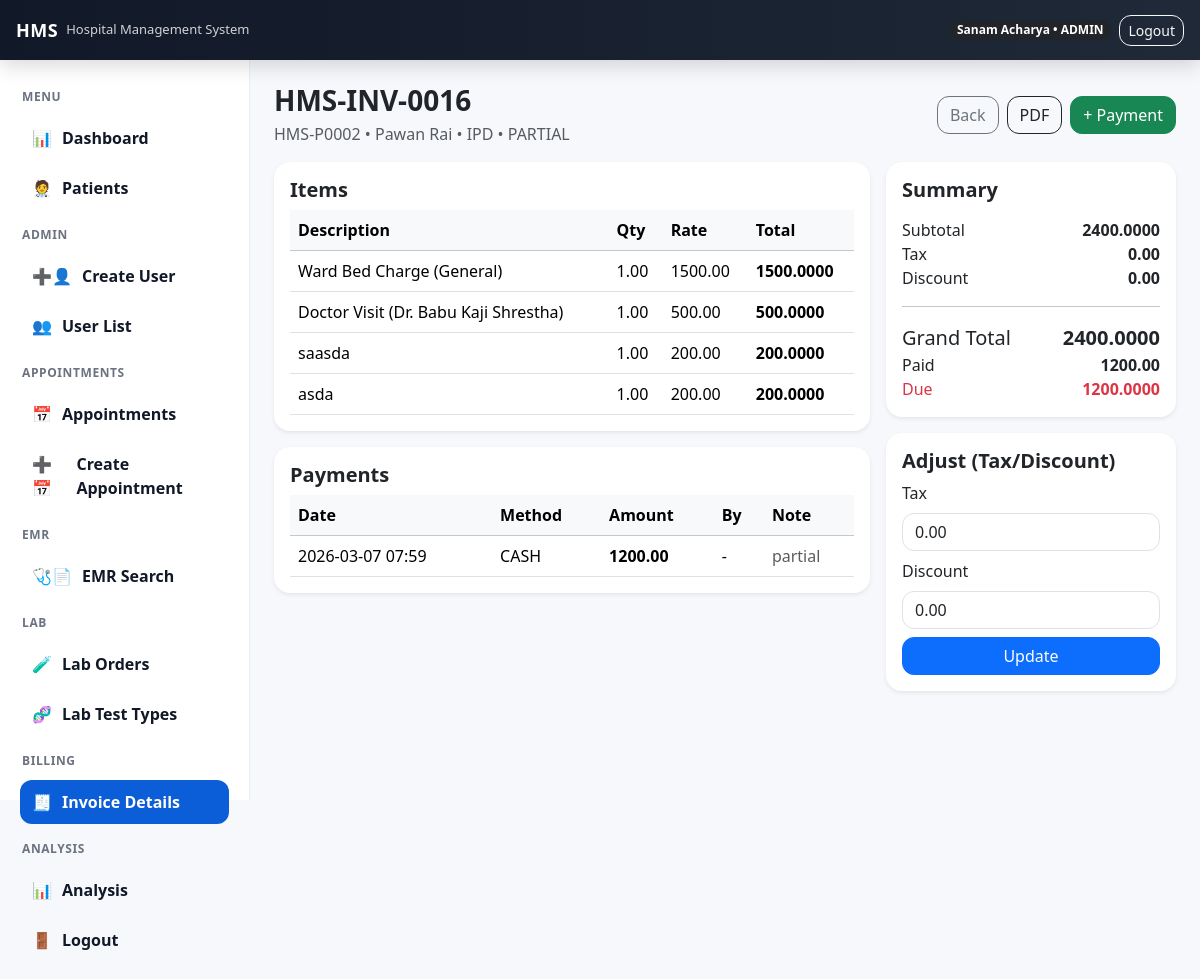
/billing/invoices/16/ (signed in), run on the app's committed database.
### accounts/models.py (models this page shows, shortened)
class User(AbstractUser):
    class Role(models.TextChoices):
        ADMIN = 'ADMIN', 'Admin'
        DOCTOR = 'DOCTOR', 'Doctor'
        NURSE = 'NURSE', 'Nurse'
        RECEPTION = 'RECEPTION', 'Reception'
        LAB = 'LAB', 'Lab'
        PHARMACY = 'PHARMACY', 'Pharmacy'
        HR = 'HR', 'HR'
        CASHIER = "CASHIER", "Cashier"
        ACCOUNTANT = "ACCOUNTANT", "Accountant"
    full_name = models.CharField(max_length=150)
    phone_number = models.CharField(max_length=20, blank=True)
    email = models.EmailField(unique=True)
    role = models.CharField(max_length=20, choices=Role.choices, default=Role.RECEPTION)
    department = models.ForeignKey(
        Department, on_delete=models.SET_NULL, null=True, blank=True
    )
    specialization = models.ForeignKey(
        "Specialization",
        on_delete=models.SET_NULL,
        null=True,
        blank=True,
        related_name="doctors"
    )

class BillingInvoice(models.Model):
    class PatientType(models.TextChoices):
        OPD = "OPD", "Opd"
        IPD = "IPD", "Ipd"
    class Status(models.TextChoices):
        DRAFT = "DRAFT", "Draft"
        PARTIAL = "PARTIAL", "Partial"
        PAID = "PAID", "Paid"
        CANCELLED = "CANCELLED", "Cancelled"
    invoice_no = models.CharField(max_length=30, unique=True, blank=True, null=True)
    patient = models.ForeignKey("Patient", on_delete=models.CASCADE, related_name="invoices")
    patient_type = models.CharField(max_length=10, choices=PatientType.choices, default=PatientType.OPD)
    appointment = models.ForeignKey("Appointment", on_delete=models.SET_NULL, null=True, blank=True, related_name="invoices")
    lab_order = models.ForeignKey("LabOrder", on_delete=models.SET_NULL, null=True, blank=True, related_name="invoices")
    admission = models.ForeignKey("Admission", on_delete=models.SET_NULL, null=True, blank=True, related_name="invoices")
    status = models.CharField(max_length=15, choices=Status.choices, default=Status.DRAFT)
    discount = models.DecimalField(max_digits=10, decimal_places=2, default=0)
    tax = models.DecimalField(max_digits=10, decimal_places=2, default=0)
    created_by = models.ForeignKey(settings.AUTH_USER_MODEL, on_delete=models.SET_NULL, null=True, related_name="created_invoices")
    created_at = models.DateTimeField(auto_now_add=True)
    @property
    def subtotal(self):
        return sum((i.line_total for i in self.items.all()), Decimal("0"))
    @property
    def grand_total(self):
        total = self.subtotal + (self.tax or 0) - (self.discount or 0)
        return total if total > 0 else Decimal("0")
    @property
    def paid_amount(self):
        return sum((p.amount for p in self.payments.all()), Decimal("0"))
    @property
    def due_amount(self):
        due = self.grand_total - self.paid_amount
        return due if due > 0 else Decimal("0")

class Patient(models.Model):
    patient_id = models.CharField(max_length=20, unique=True, editable=False)
    full_name = models.CharField(max_length=150)
    phone_number = models.CharField(max_length=20, blank=True)
    email = models.EmailField(blank=True, null=True)
    address = models.CharField(max_length=255, blank=True)
    gender = models.CharField(max_length=10, choices=[("MALE", "Male"), ("FEMALE", "Female"), ("OTHER", "Other")], blank=True)
    dob = models.DateField(blank=True, null=True)
    created_at = models.DateTimeField(auto_now_add=True)
    assigned_doctor = models.ForeignKey(
        settings.AUTH_USER_MODEL,
        on_delete=models.SET_NULL,
        null=True,
        blank=True,
        related_name="assigned_patients",
        limit_choices_to={"role": "DOCTOR"}
    )

class BillingInvoiceItem(models.Model):
    invoice = models.ForeignKey(BillingInvoice, on_delete=models.CASCADE, related_name="items")
    description = models.CharField(max_length=200)
    qty = models.DecimalField(max_digits=10, decimal_places=2, default=1)
    unit_price = models.DecimalField(max_digits=10, decimal_places=2, default=0)
    lab_test_type = models.ForeignKey("LabTestType", on_delete=models.SET_NULL, null=True, blank=True)
    ward = models.ForeignKey("Ward", on_delete=models.SET_NULL, null=True, blank=True)
    bed = models.ForeignKey("Bed", on_delete=models.SET_NULL, null=True, blank=True)
    @property
    def line_total(self):
        return(self.qty or 0) * (self.unit_price or 0)

class BillingPayment(models.Model):
    class Method(models.TextChoices):
        CASH = "CASH", "Cash"
        CARD = "CARD", "Card"
        ESEWA = "ESEWA", "Esewa"
        KHALTI = "KHALTI", "Khalti"
        BANK = "BANK", "Bank Transfer"
    invoice = models.ForeignKey(BillingInvoice, on_delete=models.CASCADE, related_name="payments")
    amount = models.DecimalField(max_digits=10, decimal_places=2)
    method = models.CharField(max_length=10, choices=Method.choices, default=Method.CASH)
    received_by = models.ForeignKey(settings.AUTH_USER_MODEL, on_delete=models.SET_NULL, null=True, related_name="received_payments")
    received_at = models.DateTimeField(auto_now_add=True)
    note = models.CharField(max_length=200, blank=True, default="")

### accounts/views.py (the view, shortened to what this page needs)
# urls.py: path("billing/invoices/<int:invoice_id>/", invoice_detail_view, name="invoice_detail"),
@login_required
@roles_required("ADMIN", "CASHIER", "ACCOUNTANT")
def invoice_detail_view(request, invoice_id):
    inv = get_object_or_404(BillingInvoice.objects.select_related("patient"), id=invoice_id)
    adjust_form = InvoiceAdjustmentForm(request.POST or None, instance=inv)
    return render(request,"accounts/invoice_detail.html", {"inv": inv, "adjust_form": adjust_form})

### accounts/forms.py
class InvoiceAdjustmentForm(forms.ModelForm):
    class Meta:
        model = BillingInvoice
        fields = ["discount", "tax"]

### templates/accounts/invoice_detail.html (shortened to what this page needs)
{% extends "base.html" %}
{% block content %}
<div class="d-flex justify-content-between align-items-center mb-3">
  <div>
    <h3 class="fw-bold mb-1">{{ inv.invoice_no }}</h3>
    <div class="text-muted">
      {{ inv.patient.patient_id }} • {{ inv.patient.full_name }} • {{ inv.patient_type }} • {{ inv.status }}
    </div>
  </div>
  <div class="d-flex gap-2">
    <a class="btn btn-outline-secondary" href="{% url 'invoice_list' %}">Back</a>
    <a class="btn btn-outline-dark" href="{% url 'invoice_pdf' inv.id %}">PDF</a>
    {% if user.role == "ADMIN" or user.role == "CASHIER" %}
      <a class="btn btn-success" href="{% url 'invoice_pay' inv.id %}">+ Payment</a>
    {% endif %}
  </div>
</div>
<div class="row g-3">
  <div class="col-lg-8">
    <div class="card p-3 shadow-sm">
      <h5 class="fw-bold mb-2">Items</h5>
      <div class="table-responsive">
        <table class="table table-hover mb-0 align-middle">
          <thead class="table-light">
            <tr><th>Description</th><th>Qty</th><th>Rate</th><th>Total</th></tr>
          </thead>
          <tbody>
            {% for it in inv.items.all %}
            <tr>
              <td>{{ it.description }}</td>
              <td>{{ it.qty }}</td>
              <td>{{ it.unit_price }}</td>
              <td class="fw-semibold">{{ it.line_total }}</td>
            </tr>
            {% empty %}
            <tr><td colspan="4" class="text-center text-muted py-3">No items.</td></tr>
            {% endfor %}
          </tbody>
        </table>
      </div>
    </div>
    <div class="card p-3 shadow-sm mt-3">
      <h5 class="fw-bold mb-2">Payments</h5>
      <div class="table-responsive">
        <table class="table mb-0 align-middle">
          <thead class="table-light">
            <tr><th>Date</th><th>Method</th><th>Amount</th><th>By</th><th>Note</th></tr>
          </thead>
          <tbody>
            {% for p in inv.payments.all %}
            <tr>
              <td>{{ p.received_at|date:"Y-m-d H:i" }}</td>
              <td>{{ p.method }}</td>
              <td class="fw-semibold">{{ p.amount }}</td>
              <td>{{ p.received_by.full_name|default:"-" }}</td>
              <td class="text-muted">{{ p.note|default:"-" }}</td>
            </tr>
            {% empty %}
            <tr><td colspan="5" class="text-center text-muted py-3">No payments yet.</td></tr>
            {% endfor %}
          </tbody>
        </table>
      </div>
    </div>
  </div>
  <div class="col-lg-4">
    <div class="card p-3 shadow-sm">
      <h5 class="fw-bold mb-3">Summary</h5>
      <div class="d-flex justify-content-between"><span>Subtotal</span><strong>{{ inv.subtotal }}</strong></div>
      <div class="d-flex justify-content-between"><span>Tax</span><strong>{{ inv.tax }}</strong></div>
      <div class="d-flex justify-content-between"><span>Discount</span><strong>{{ inv.discount }}</strong></div>
      <hr>
      <div class="d-flex justify-content-between fs-5"><span>Grand Total</span><strong>{{ inv.grand_total }}</strong></div>
      <div class="d-flex justify-content-between"><span>Paid</span><strong>{{ inv.paid_amount }}</strong></div>
      <div class="d-flex justify-content-between {% if inv.due_amount > 0 %}text-danger{% endif %}">
        <span>Due</span><strong>{{ inv.due_amount }}</strong>
      </div>
    </div>
    {% if user.role == "ADMIN" or user.role == "ACCOUNTANT" %}
    <div class="card p-3 shadow-sm mt-3">
      <h5 class="fw-bold mb-2">Adjust (Tax/Discount)</h5>
      <form method="post">
        <div class="mb-2">
          <label class="form-label">Tax</label>
          {{ adjust_form.tax }}
        </div>
        <div class="mb-2">
          <label class="form-label">Discount</label>
          {{ adjust_form.discount }}
        </div>
        <button class="btn btn-primary w-100">Update</button>
      </form>
    </div>
    {% endif %}
  </div>
</div>
{% endblock %}

### templates/base.html (shortened to what this page needs)
{% load static %}
<!doctype html>
<html lang="en">
<head>
  <link href="https://cdn.jsdelivr.net/npm/bootstrap@5.3.3/dist/css/bootstrap.min.css" rel="stylesheet">
  <link rel="stylesheet" href="{% static 'css/style.css' %}">
</head>
<body class="hms-body">
  <header class="hms-topbar">
    <div class="container-fluid d-flex align-items-center justify-content-between px-3">
      <div class="d-flex align-items-center gap-2">
        <div class="hms-brand">HMS</div>
        <span class="hms-subtitle">Hospital Management System</span>
      </div>
      <div class="d-flex align-items-center gap-2">
        {% if user.is_authenticated %}
          <span class="badge rounded-pill text-bg-dark">
            {{ user.full_name }} • {{ user.role }}
          </span>
          <a class="btn btn-sm btn-outline-light" href="{% url 'logout' %}">Logout</a>
        {% else %}
          <a class="btn btn-sm btn-outline-light" href="{% url 'login' %}">Login</a>
        {% endif %}
      </div>
    </div>
  </header>
  <div class="hms-layout">
    {% if user.is_authenticated %}
      {% include "partials/sidebar.html" %}
    {% endif %}
    <main class="hms-main">
      <div class="container-fluid p-4">
        {% block content %}{% endblock %}
      </div>
    </main>
  </div>
</body>
</html>

### static/css/style.css (style rules this page uses)
html, body { height: 100%; }
.hms-body { background: #f6f8fc; margin: 0; font-family: system-ui, -apple-system, Segoe UI, Roboto, Arial, sans-serif; padding-top: 60px; }
.hms-topbar { height: 60px; background: linear-gradient(90deg, #111827, #1f2937); color: #fff; display: flex; align-items: center; position: fixed; top: 0; left: 0; right: 0; z-index: 9999; box-shadow: 0 6px 20px rgba(0,0,0,0.15); }
.hms-brand { font-weight: 800; letter-spacing: 0.5px; font-size: 18px; }
.hms-subtitle { font-size: 13px; opacity: 0.8; }
.hms-layout { display: flex; min-height: 100vh; }
.hms-main { flex: 1; height: calc(100vh - 60px); overflow: auto; }
.card { border: 0; border-radius: 16px; box-shadow: 0 10px 25px rgba(16, 24, 40, 0.07); }
.btn { border-radius: 12px; }
.form-control { border-radius: 12px; }

### data on the page
User: full_name "Sanam Acharya", role "ADMIN"
BillingInvoice: invoice_no "HMS-INV-0016", patient.patient_id "HMS-P0002", patient.full_name "Pawan Rai", patient_type "IPD", status "PARTIAL", subtotal "2400.0000", tax "0.00", discount "0.00", grand_total "2400.0000", paid_amount "1200.00", due_amount "1200.0000"
BillingInvoiceItem: description "Ward Bed Charge (General)", qty "1.00", unit_price "1500.00", line_total "1500.0000"
BillingInvoiceItem: description "Doctor Visit (Dr. Babu Kaji Shrestha)", qty "1.00", unit_price "500.00", line_total "500.0000"
BillingInvoiceItem: description "saasda", qty "1.00", unit_price "200.00", line_total "200.0000"
BillingInvoiceItem: description "asda", qty "1.00", unit_price "200.00", line_total "200.0000"
BillingPayment: received_at "2026-03-07 07:59", method "CASH", amount "1200.00", received_by.full_name "-", note "partial"
